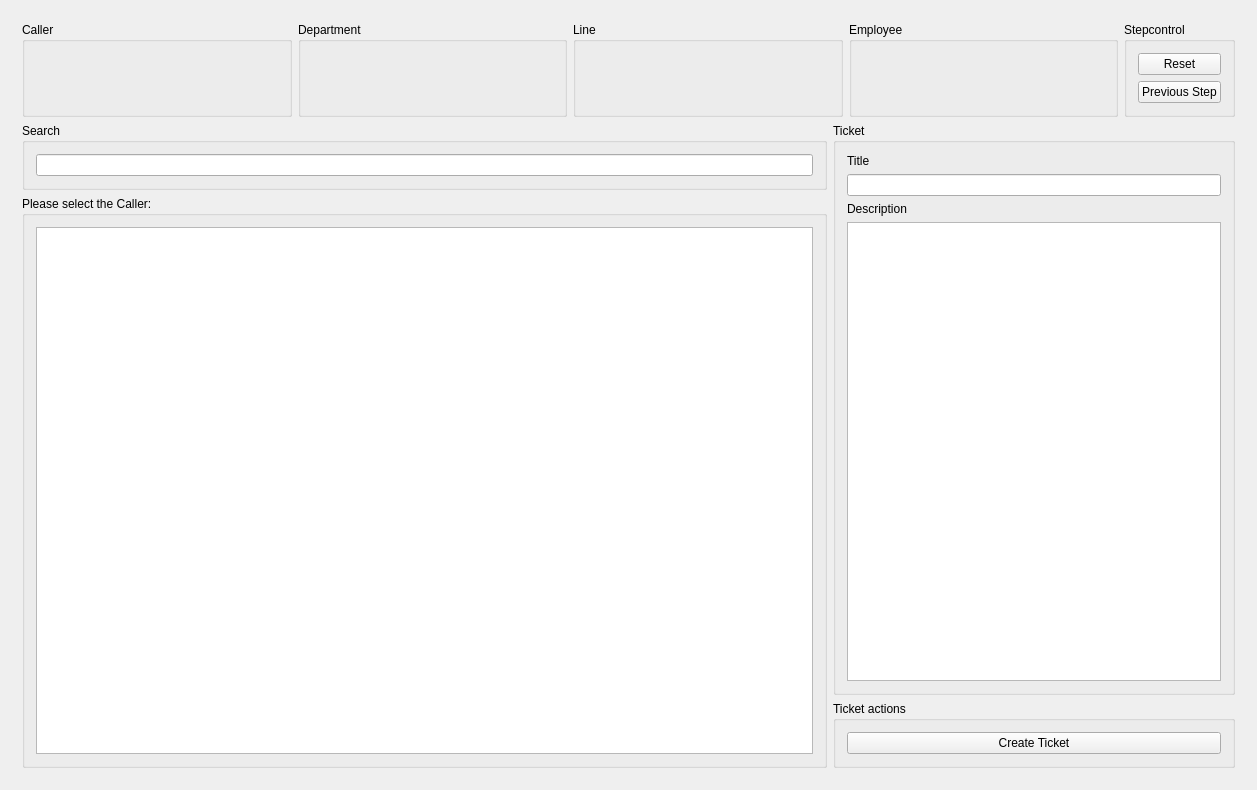
<?xml version="1.0" encoding="UTF-8"?>
<ui version="4.0">
 <author>Severin Weitz | WeWi-Systems</author>
 <class>CreateTicketWidgetClass</class>
 <widget class="QWidget" name="CreateTicketWidgetClass">
  <property name="geometry">
   <rect>
    <x>0</x>
    <y>0</y>
    <width>1257</width>
    <height>790</height>
   </rect>
  </property>
  <property name="windowTitle">
   <string>CreateTicketWidget</string>
  </property>
  <layout class="QGridLayout" name="gridLayout">
   <item row="1" column="0">
    <widget class="QStackedWidget" name="stackedWidget">
     <property name="currentIndex">
      <number>3</number>
     </property>
     <widget class="QWidget" name="page_callerInfo">
      <layout class="QGridLayout" name="gridLayout_2">
       <item row="5" column="0" colspan="2">
        <widget class="QLabel" name="lb_costUnit">
         <property name="text">
          <string>Cost Unit</string>
         </property>
        </widget>
       </item>
       <item row="2" column="0" colspan="2">
        <widget class="QComboBox" name="cb_caller1"/>
       </item>
       <item row="3" column="0" colspan="2">
        <widget class="QComboBox" name="cb_caller2"/>
       </item>
       <item row="4" column="0" colspan="2">
        <widget class="QComboBox" name="cb_caller3"/>
       </item>
       <item row="8" column="1">
        <widget class="QPushButton" name="pb_p1_back">
         <property name="text">
          <string>Back</string>
         </property>
        </widget>
       </item>
       <item row="8" column="0">
        <widget class="QPushButton" name="pb_p1_next">
         <property name="text">
          <string>Next</string>
         </property>
        </widget>
       </item>
       <item row="1" column="0" colspan="2">
        <widget class="QLabel" name="lb_caller">
         <property name="text">
          <string>Caller / Reporter</string>
         </property>
        </widget>
       </item>
       <item row="7" column="0">
        <spacer name="verticalSpacer">
         <property name="orientation">
          <enum>Qt::Vertical</enum>
         </property>
         <property name="sizeHint" stdset="0">
          <size>
           <width>20</width>
           <height>40</height>
          </size>
         </property>
        </spacer>
       </item>
       <item row="6" column="0" colspan="2">
        <widget class="QComboBox" name="cb_costUnit"/>
       </item>
       <item row="0" column="0">
        <spacer name="verticalSpacer_2">
         <property name="orientation">
          <enum>Qt::Vertical</enum>
         </property>
         <property name="sizeHint" stdset="0">
          <size>
           <width>20</width>
           <height>40</height>
          </size>
         </property>
        </spacer>
       </item>
      </layout>
     </widget>
     <widget class="QWidget" name="page_ticketData">
      <layout class="QGridLayout" name="gridLayout_3">
       <item row="0" column="1">
        <widget class="QLabel" name="lb_lineMachineRoom">
         <property name="text">
          <string>Line / Machine / Room</string>
         </property>
        </widget>
       </item>
       <item row="2" column="0" colspan="3">
        <widget class="QLabel" name="lb_ticketInfo">
         <property name="text">
          <string>Ticket Information</string>
         </property>
        </widget>
       </item>
       <item row="3" column="0" colspan="3">
        <widget class="QTextBrowser" name="tb_ticketInfo"/>
       </item>
       <item row="4" column="0" colspan="3">
        <widget class="QLabel" name="lb_moreInfo">
         <property name="text">
          <string>More Info</string>
         </property>
        </widget>
       </item>
       <item row="5" column="0" colspan="3">
        <widget class="QTextBrowser" name="tb_moreInfo"/>
       </item>
       <item row="6" column="0">
        <widget class="QPushButton" name="pb_p2_next">
         <property name="text">
          <string>Next</string>
         </property>
        </widget>
       </item>
       <item row="6" column="1">
        <widget class="QPushButton" name="pb_p2_back">
         <property name="text">
          <string>Back</string>
         </property>
        </widget>
       </item>
       <item row="6" column="2">
        <widget class="QPushButton" name="pb_p2_cancel">
         <property name="text">
          <string>Cancel</string>
         </property>
        </widget>
       </item>
       <item row="1" column="0" colspan="3">
        <widget class="QComboBox" name="cb_lineMachineRoom"/>
       </item>
      </layout>
     </widget>
     <widget class="QWidget" name="page_technic">
      <layout class="QGridLayout" name="gridLayout_4">
       <item row="1" column="1" colspan="3">
        <widget class="QComboBox" name="cb_technician1"/>
       </item>
       <item row="2" column="1" colspan="2">
        <widget class="QLabel" name="lb_technician2">
         <property name="text">
          <string>Technician 2</string>
         </property>
        </widget>
       </item>
       <item row="3" column="1" colspan="3">
        <widget class="QComboBox" name="cb_technician2"/>
       </item>
       <item row="4" column="1" colspan="2">
        <widget class="QLabel" name="lb_technician3">
         <property name="text">
          <string>Technician 3</string>
         </property>
        </widget>
       </item>
       <item row="5" column="1" colspan="3">
        <widget class="QComboBox" name="cb_technician3"/>
       </item>
       <item row="6" column="0">
        <widget class="QPushButton" name="pb_p3_createTicket">
         <property name="text">
          <string>Create Ticket</string>
         </property>
        </widget>
       </item>
       <item row="6" column="1">
        <widget class="QPushButton" name="pb_p3_back">
         <property name="text">
          <string>Back</string>
         </property>
        </widget>
       </item>
       <item row="0" column="1">
        <widget class="QLabel" name="lb_technician1">
         <property name="text">
          <string>Technician 1</string>
         </property>
        </widget>
       </item>
       <item row="6" column="2">
        <widget class="QPushButton" name="pb_p3_cancel">
         <property name="text">
          <string>Cancel</string>
         </property>
        </widget>
       </item>
      </layout>
     </widget>
     <widget class="QWidget" name="page">
      <layout class="QVBoxLayout" name="verticalLayout_7">
       <item>
        <layout class="QHBoxLayout" name="horizontalLayout" stretch="5,5,5,5,0">
         <item>
          <widget class="QGroupBox" name="gb_caller">
           <property name="styleSheet">
            <string notr="true"/>
           </property>
           <property name="title">
            <string>Caller</string>
           </property>
           <layout class="QGridLayout" name="gridLayout_5">
            <item row="1" column="0">
             <widget class="QLabel" name="lb_selectedCaller">
              <property name="text">
               <string/>
              </property>
             </widget>
            </item>
            <item row="0" column="0">
             <widget class="StepWidget" name="w_caller" native="true"/>
            </item>
           </layout>
          </widget>
         </item>
         <item>
          <widget class="QGroupBox" name="gb_department">
           <property name="title">
            <string>Department</string>
           </property>
           <layout class="QGridLayout" name="gridLayout_6">
            <item row="0" column="0">
             <widget class="StepWidget" name="w_department" native="true"/>
            </item>
            <item row="1" column="0">
             <widget class="QLabel" name="lb_selectedDepartment">
              <property name="text">
               <string/>
              </property>
             </widget>
            </item>
           </layout>
          </widget>
         </item>
         <item>
          <widget class="QGroupBox" name="gb_line">
           <property name="title">
            <string>Line</string>
           </property>
           <layout class="QGridLayout" name="gridLayout_7">
            <item row="0" column="0">
             <widget class="StepWidget" name="w_line" native="true"/>
            </item>
            <item row="1" column="0">
             <widget class="QLabel" name="lb_selectedLine">
              <property name="text">
               <string/>
              </property>
             </widget>
            </item>
           </layout>
          </widget>
         </item>
         <item>
          <widget class="QGroupBox" name="gp_employee">
           <property name="title">
            <string>Employee</string>
           </property>
           <layout class="QGridLayout" name="gridLayout_8">
            <item row="0" column="0">
             <widget class="StepWidget" name="w_employee" native="true"/>
            </item>
            <item row="1" column="0">
             <widget class="QLabel" name="lb_selectedEmployee">
              <property name="text">
               <string/>
              </property>
             </widget>
            </item>
           </layout>
          </widget>
         </item>
         <item>
          <widget class="QGroupBox" name="gB_controls">
           <property name="title">
            <string>Stepcontrol</string>
           </property>
           <layout class="QVBoxLayout" name="verticalLayout_2">
            <item>
             <widget class="QPushButton" name="pb_reset">
              <property name="text">
               <string>Reset</string>
              </property>
             </widget>
            </item>
            <item>
             <widget class="QPushButton" name="pb_stepBack">
              <property name="text">
               <string>Previous Step</string>
              </property>
             </widget>
            </item>
           </layout>
          </widget>
         </item>
        </layout>
       </item>
       <item>
        <layout class="QHBoxLayout" name="horizontalLayout_3" stretch="2,1">
         <property name="rightMargin">
          <number>0</number>
         </property>
         <item>
          <layout class="QVBoxLayout" name="verticalLayout_4">
           <item>
            <widget class="QGroupBox" name="gB_serach">
             <property name="title">
              <string>Search</string>
             </property>
             <layout class="QVBoxLayout" name="verticalLayout">
              <item>
               <widget class="QLineEdit" name="le_search"/>
              </item>
             </layout>
            </widget>
           </item>
           <item>
            <widget class="QGroupBox" name="gB_searchResult">
             <property name="title">
              <string>Please select the Caller:</string>
             </property>
             <layout class="QVBoxLayout" name="verticalLayout_3">
              <item>
               <widget class="QTableView" name="tv_lookupTable">
                <property name="editTriggers">
                 <set>QAbstractItemView::NoEditTriggers</set>
                </property>
                <property name="selectionMode">
                 <enum>QAbstractItemView::SingleSelection</enum>
                </property>
                <property name="selectionBehavior">
                 <enum>QAbstractItemView::SelectRows</enum>
                </property>
               </widget>
              </item>
             </layout>
            </widget>
           </item>
          </layout>
         </item>
         <item>
          <layout class="QVBoxLayout" name="verticalLayout_6">
           <item>
            <widget class="QGroupBox" name="gB_ticketData">
             <property name="title">
              <string>Ticket</string>
             </property>
             <layout class="QVBoxLayout" name="verticalLayout_5">
              <item>
               <widget class="QLabel" name="lb_title">
                <property name="text">
                 <string>Title</string>
                </property>
               </widget>
              </item>
              <item>
               <widget class="QLineEdit" name="le_ticketTitle"/>
              </item>
              <item>
               <widget class="QLabel" name="lb_description">
                <property name="text">
                 <string>Description</string>
                </property>
               </widget>
              </item>
              <item>
               <widget class="QPlainTextEdit" name="pte_ticketDescription"/>
              </item>
             </layout>
            </widget>
           </item>
           <item>
            <widget class="QGroupBox" name="groupBox">
             <property name="title">
              <string>Ticket actions</string>
             </property>
             <layout class="QHBoxLayout" name="horizontalLayout_2">
              <item>
               <widget class="QPushButton" name="pb_save">
                <property name="text">
                 <string>Create Ticket</string>
                </property>
               </widget>
              </item>
             </layout>
            </widget>
           </item>
          </layout>
         </item>
        </layout>
       </item>
      </layout>
     </widget>
    </widget>
   </item>
  </layout>
 </widget>
 <layoutdefault spacing="6" margin="11"/>
 <customwidgets>
  <customwidget>
   <class>StepWidget</class>
   <extends>QWidget</extends>
   <header>H:\Entwicklung\BG_AssignmentAndMaintenanceSystem-AMS\src\system\CustomQT\Stepwidget.h</header>
   <container>1</container>
  </customwidget>
 </customwidgets>
 <resources/>
 <connections/>
</ui>
